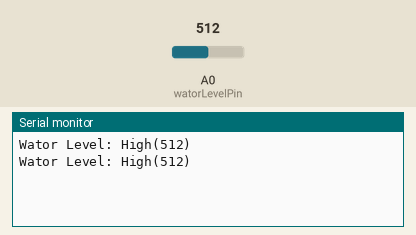
A sketch run on a simulated Arduino Uno, built with avr-gcc and run on an emulated ATmega328P. Parts: the last lines printed to the serial monitor. The inputs (shaded band) are chosen by the test bench; at power-on: A0 (watorLevelPin) = 512.

Above: at 1.8 s.
1.9 s: A0 (watorLevelPin) set to 269
At 2.7 s:
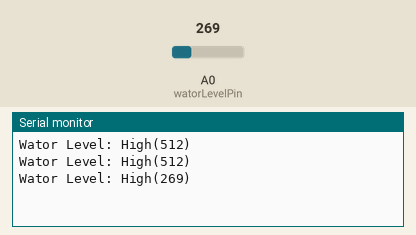
3.4 s: A0 (watorLevelPin) set to 242
At 4.8 s:
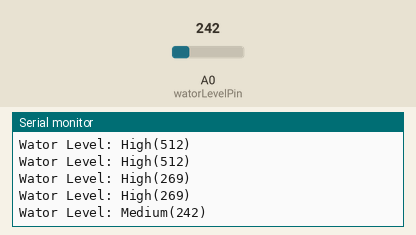
6.5 s: A0 (watorLevelPin) set to 218
At 7.8 s:
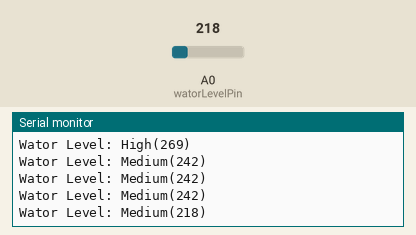
8.0 s: A0 (watorLevelPin) set to 183
At 8.6 s:
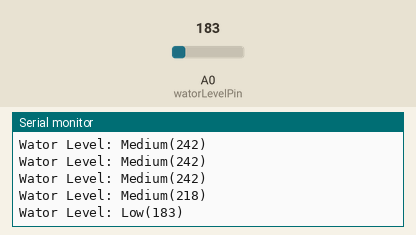
10.5 s: A0 (watorLevelPin) set to 109
At 11.8 s:
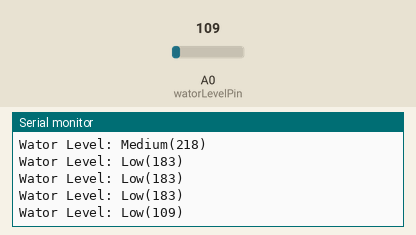
12.0 s: A0 (watorLevelPin) set to 90
At 12.8 s:
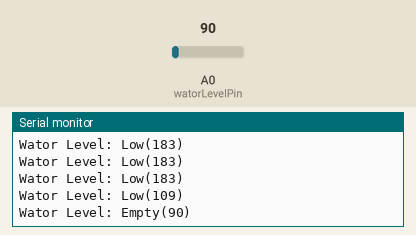

Measured:
- the behaviour switches between 261 and 260 on A0 (watorLevelPin) (found by bisection; images 1 and 2)
- the behaviour switches between 201 and 200 on A0 (watorLevelPin) (found by bisection; images 3 and 4)
- the behaviour switches between 101 and 100 on A0 (watorLevelPin) (found by bisection; images 5 and 6)
- after the input at 1.9 s, the serial monitor: prints a new line after 0.10 s (image 1)
- after the input at 3.4 s, the serial monitor: prints a new line after 0.60 s (image 2)
- after the input at 6.5 s, the serial monitor: prints a new line after 0.50 s (image 3)
- after the input at 8.0 s, the serial monitor: prints a new line at once (image 4)
- after the input at 10.5 s, the serial monitor: prints a new line after 0.51 s (image 5)
- after the input at 12.0 s, the serial monitor: prints a new line at once (image 6)

The sketch:

WATER_LEVEL_SENSOR.ino
```cpp
int watorLevel = 0;
int watorLevelPin = A0;
void setup() {
  // put your setup code here, to run once:
  Serial.begin(9600);
}
void loop() {
  // put your main code here, to run repeatedly:
  watorLevel = analogRead(watorLevelPin);

  if(watorLevel <= 100) {
    Serial.println("Wator Level: Empty(" + String(watorLevel) + ")");
  }
  else if(watorLevel > 100  && watorLevel <= 200) {
    Serial.println("Wator Level: Low(" + String(watorLevel) + ")");
  }
  else if(watorLevel > 200 && watorLevel <= 260) {
    Serial.println("Wator Level: Medium(" + String(watorLevel) + ")");
  }
  else if(watorLevel > 260) {
    Serial.println("Wator Level: High(" + String(watorLevel) + ")");
  }
  delay(1000);
}
```
